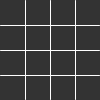
Frame 1 (no input)
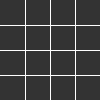
Frame 60 (the mouse pressed at the canvas centre just before this capture)
Frame 120 (the mouse held since frame 60 and released just before this capture): identical to frame 60, image omitted

The Processing sketch that drew these frames (run headless with seeded random() and noise(); from frame 60 on, the mouse is pressed at the canvas centre):

// Processing sketch: A3_1
// ── A3_1.pde
/*
A3_1
Laurel O'Brien
laureljobrien@gmail.com
10/03/15
Draw a 4 x 4 grid using for loops.
*/

//declare and initialize
int linePos; //holds iterations to 'translate' line()

void setup() 
{
  background(#333333); //dark grey
  stroke(#FFFFFF); //persistent white stroke
}

//draw a 4x4 grid divided by white lines running edge to edge.
void draw() 
{
  //increase linePos by 25 and draw a line() every loop until it has created 4 cells
  for (int linePos = 25; linePos <= 75; linePos += 25) {
    line(0, linePos, 99, linePos); //horizontal lines
    line(linePos, 0, linePos, 99); //vertical lines
  }
}
